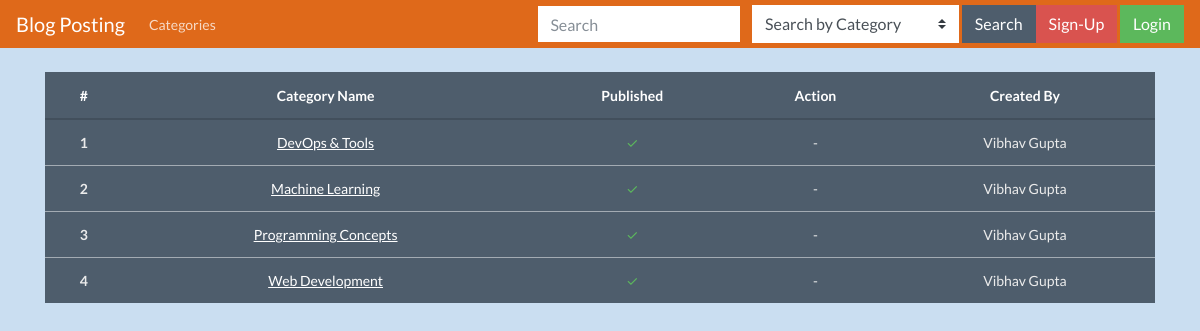
Page /index.php/categories on the committed database.
### tables this page shows
CREATE TABLE `categories` (
  `id` int(10) NOT NULL AUTO_INCREMENT,
  `title` varchar(255) NOT NULL,
  `created_on` datetime NOT NULL,
  `created_by` int(10) NOT NULL,
  `modified_on` datetime NOT NULL DEFAULT current_timestamp(),
  `modified_by` int(10) NOT NULL,
  `published` enum('0','1') NOT NULL DEFAULT '1',
  PRIMARY KEY (`id`),
  KEY `created_by` (`created_by`)
);

CREATE TABLE `users` (
  `id` int(10) NOT NULL AUTO_INCREMENT,
  `name` varchar(255) NOT NULL,
  `username` varchar(255) NOT NULL,
  `email` varchar(255) NOT NULL,
  `password` varchar(255) NOT NULL,
  `created_on` datetime NOT NULL,
  PRIMARY KEY (`id`)
);

### application/controllers/categories.php (called while the page is built, shortened)
<?php
class Categories extends CI_Controller {
	public function __construct(){
        $this->load->model('categories_model');
    }
	public function index(){
		$data['categories'] = $this->categories_model->get_categories();
		$this->load->view('header',array('title'=>'Categories'));
		$this->load->view('categories/index',$data);
		$this->load->view('footer');
	}
}

### index.php (called while the page is built, shortened)
<?php
require_once BASEPATH.'core/CodeIgniter.php';

### application/models/categories_model.php (called while the page is built, shortened)
<?php
class Categories_model extends CI_Model{
	public function get_categories(){
		$this->db->select('c.*,u.name');
		$this->db->order_by('title');
		$this->db->join('users as u','u.id = c.created_by');
		$query = $this->db->get('categories as c');
		return $query->result_array();
	}
	public function get_published_cat(){
		$this->db->select('c.*');
		$this->db->order_by('title');
		$this->db->where('c.published','1');
		$query = $this->db->get('categories as c');
		return $query->result_array();
	}
}

### application/views/categories/index.php (the view, shortened to what this page needs)
<div class="container top-margin">
	<table class="table table-hover">
	  <thead>
	    <tr class="table-dark" align="center">
	      <th scope="col">#</th>
	      <th scope="col">Category Name</th>
	      <th scope="col">Published</th>
	      <th scope="col">Action</th>
	      <th scope="col">Created By</th>
	    </tr>
	  </thead>
	  <tbody>
	  	<?php $i=1; foreach($categories as $category): ?>
		    <tr class="table-secondary" align="center">
		      <th scope="row"><?php echo $i++; ?></th>
		      <td><a href="<?php echo site_url('/categories/blogs/'.$category['id']); ?>"><?php echo $category['title'] ?></a></td>
		      <td><span class="<?php echo $category['published'] ? 'text-success' : 'text-danger'; ?>">&check;</span></td>
		      <td>
		      	<?php if ($this->session->userdata('user_id') == $category['created_by']) : ?>
		      		<button type="button" onclick="deleteCategory(this);" data-delete="<?php echo base64_encode($category['id']); ?>" class="btn btn-outline-primary" title="Delete">
				        <svg width="1em" height="1em" viewBox="0 0 16 16" class="bi bi-trash" fill="currentColor" xmlns="http://www.w3.org/2000/svg">
					  		<path d="M5.5 5.5A.5.5 0 0 1 6 6v6a.5.5 0 0 1-1 0V6a.5.5 0 0 1 .5-.5zm2.5 0a.5.5 0 0 1 .5.5v6a.5.5 0 0 1-1 0V6a.5.5 0 0 1 .5-.5zm3 .5a.5.5 0 0 0-1 0v6a.5.5 0 0 0 1 0V6z"></path>
					  		<path fill-rule="evenodd" d="M14.5 3a1 1 0 0 1-1 1H13v9a2 2 0 0 1-2 2H5a2 2 0 0 1-2-2V4h-.5a1 1 0 0 1-1-1V2a1 1 0 0 1 1-1H6a1 1 0 0 1 1-1h2a1 1 0 0 1 1 1h3.5a1 1 0 0 1 1 1v1zM4.118 4L4 4.059V13a1 1 0 0 0 1 1h6a1 1 0 0 0 1-1V4.059L11.882 4H4.118zM2.5 3V2h11v1h-11z"></path>
						</svg>
        			</button>
        			<button type="button" onclick="editCategory(this);" data-edit="<?php echo base64_encode($category['id']); ?>" class="btn btn-outline-primary" data-published="<?php echo $category['published'] ?>" title="Edit" >
			        	<svg width="1em" height="1em" viewBox="0 0 16 16" class="bi bi-pen" fill="currentColor" xmlns="http://www.w3.org/2000/svg">
					  		<path fill-rule="evenodd" d="M13.498.795l.149-.149a1.207 1.207 0 1 1 1.707 1.708l-.149.148a1.5 1.5 0 0 1-.059 2.059L4.854 14.854a.5.5 0 0 1-.233.131l-4 1a.5.5 0 0 1-.606-.606l1-4a.5.5 0 0 1 .131-.232l9.642-9.642a.5.5 0 0 0-.642.056L6.854 4.854a.5.5 0 1 1-.708-.708L9.44.854A1.5 1.5 0 0 1 11.5.796a1.5 1.5 0 0 1 1.998-.001zm-.644.766a.5.5 0 0 0-.707 0L1.95 11.756l-.764 3.057 3.057-.764L14.44 3.854a.5.5 0 0 0 0-.708l-1.585-1.585z"></path>
					</svg>
			        </button>
		      	<?php else: ?>
		      		-
		      	<?php endif; ?>
		      	</td>
		      	<td><?php echo $category['name']; ?></td>
		    </tr>
		<?php endforeach?>
		</tbody>
	</table>
</div>

### application/assets/css/style.css (style rules this page uses)
html,body { background-color: #cadef1 !important; background-size: cover; background-repeat: no-repeat; background-attachment: fixed; height: 100%; font-family: 'Numans', sans-serif; }
.top-margin { padding-top: 72px !important; }

### rows in the picture
categories: title "DevOps & Tools", users.name "Vibhav Gupta"
categories: title "Machine Learning", users.name "Vibhav Gupta"
categories: title "Programming Concepts", users.name "Vibhav Gupta"
categories: title "Web Development", users.name "Vibhav Gupta"
